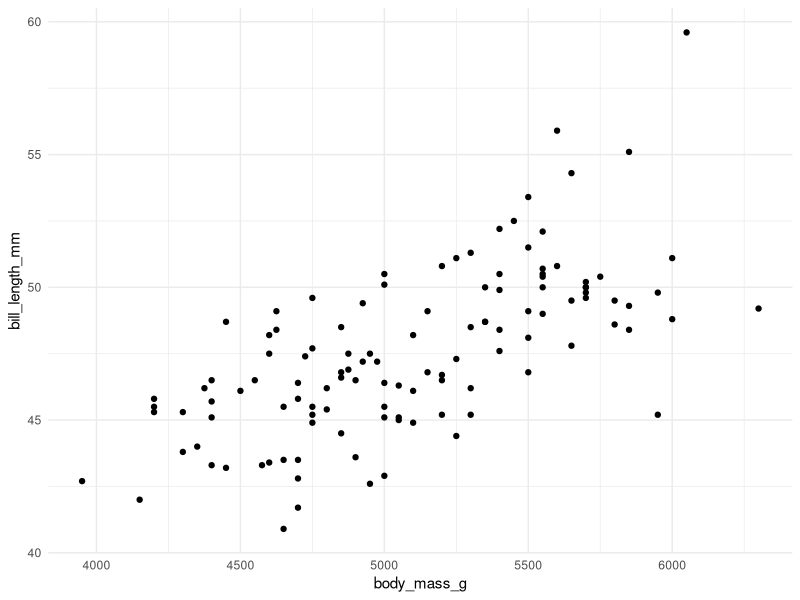
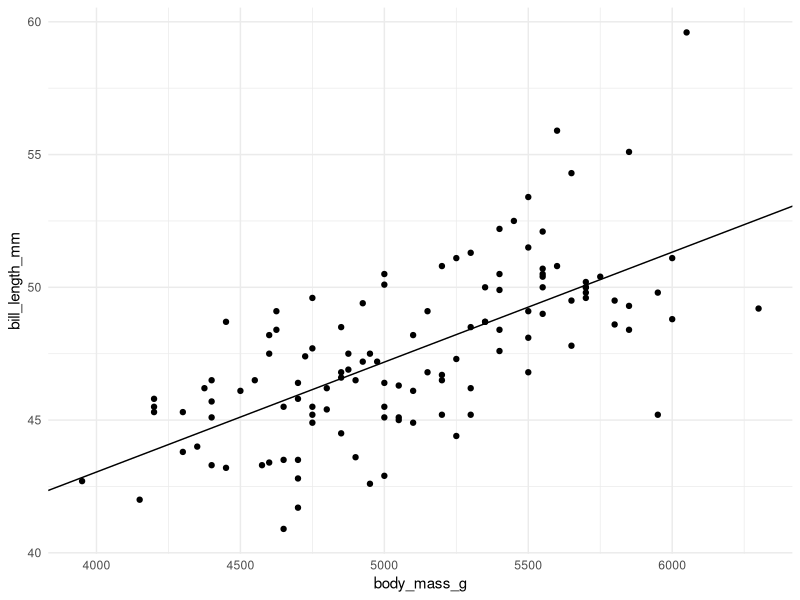
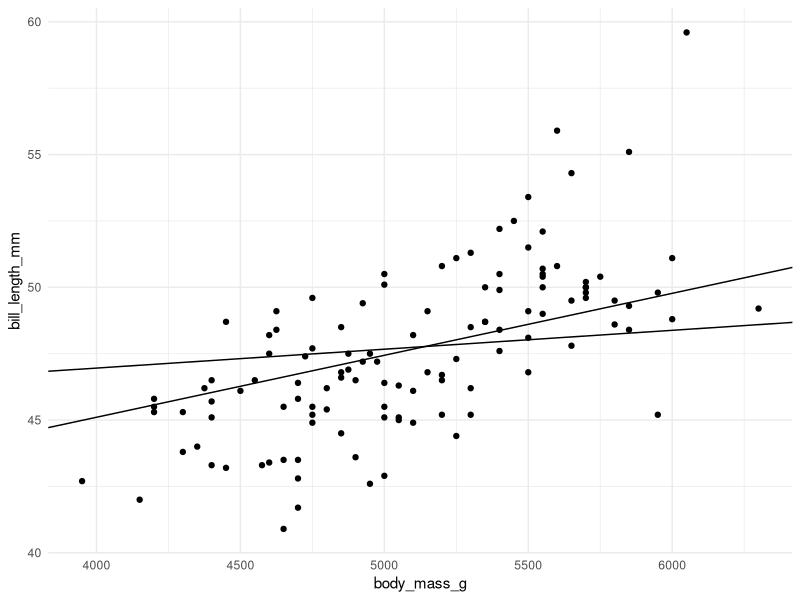
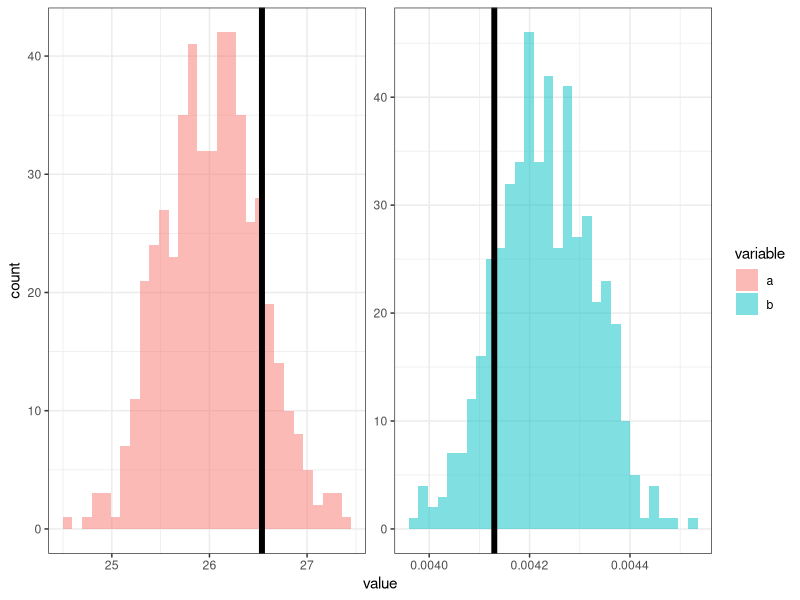
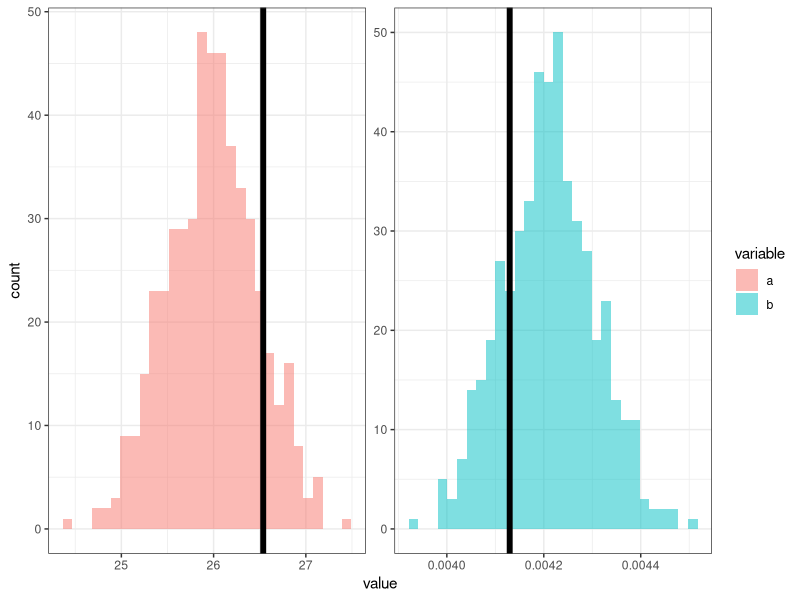
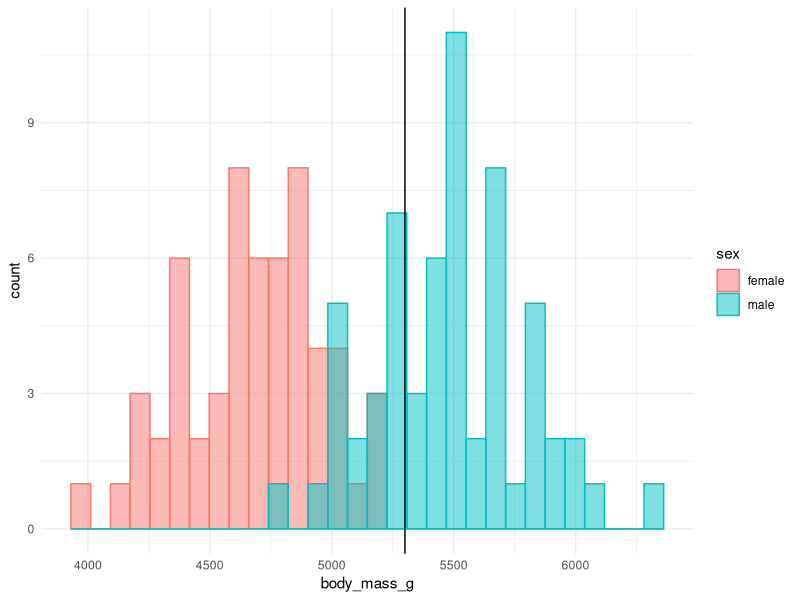
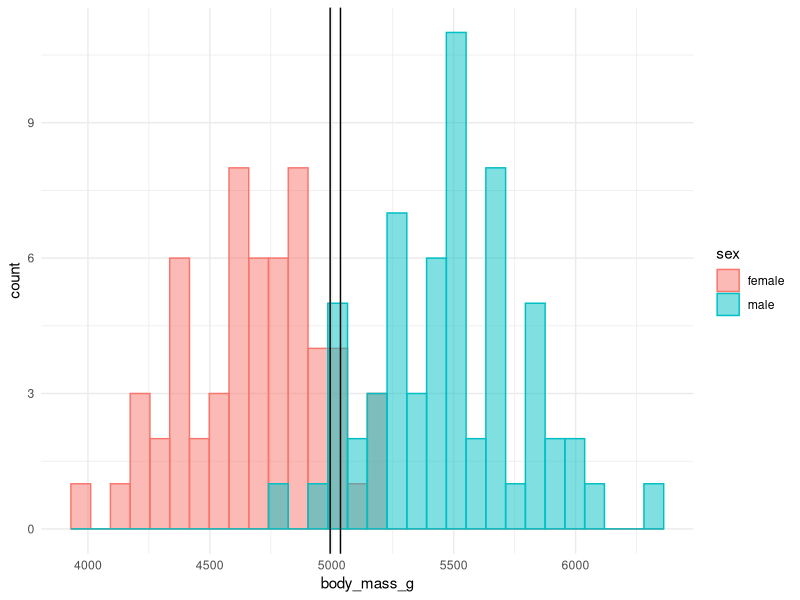
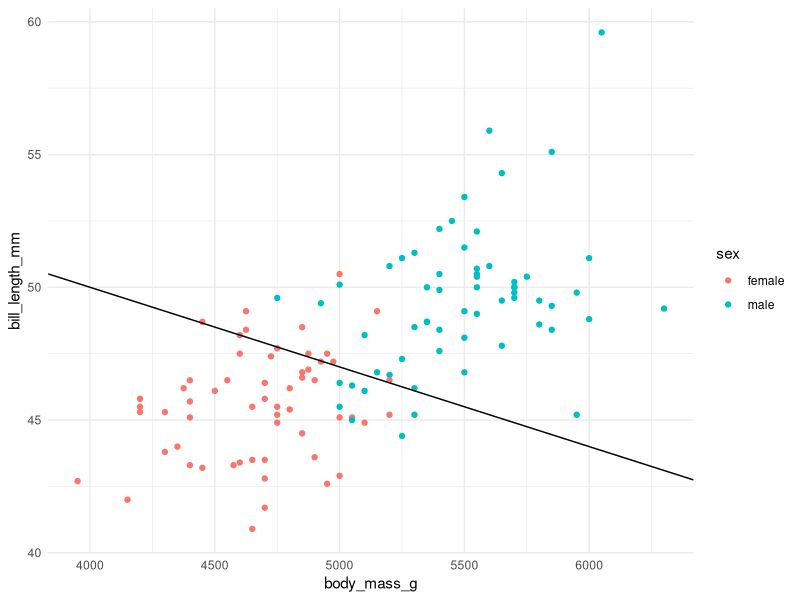

Recreate these plots in R, in order.
## ---- chunk 1
knitr::opts_chunk$set(echo = TRUE)
## ---- chunk 2
# variable que si es TRUE muestra los chunks con la solucion
# a los ejercicios.
include.sol = F
eval.sol = F
## ---- chunk 3
require(tidyverse)
require(palmerpenguins)

penguins %>% 
  filter(species == "Gentoo") %>% 
  drop_na() %>% 
  ggplot(mapping = aes(x=body_mass_g, y=bill_length_mm)) + 
  geom_point() +
  theme_minimal()

## ---- chunk 4

fun_modelo <- function(a, b, x){
  y <- a + b * x
  return(y)
}
## ---- chunk 5

fun_loss <- function (ypred, y){
  L <- sqrt( mean( (y - ypred)^2 ) )
  return(L)
}
## ---- chunk 6

# valores iniciales de a y b
a.ini <- 26
b.ini <- 0
a.rango.ini <- 1
b.rango.ini <- 1

# factor de reducción de la ventana de busqueda (definidas por defecto igualmente)
f.red <- 0.95
f.red.tol <- 1e-10

fun_optimizacion <- function(x, y, 
                             a.ini, b.ini, 
                             a.rango.ini, b.rango.ini, 
                             f.red = 0.95, f.red.tol = 1e-10){
  
  # valores iniciales
  a <- runif(1, min = a.ini-a.rango.ini/2, max = a.ini+a.rango.ini/2)
  b <- runif(1, min = b.ini-b.rango.ini/2, max = b.ini+b.rango.ini/2)
  
  # predicciones y loss
  ypred <- fun_modelo(a, b, x)
  L <- fun_loss(ypred, y)
  
  # busco parametros mejores
  f.red.actual <- 1
  while( f.red.actual > f.red.tol ){
    
    # genero nuevos parametros
    a.new <- runif(1, 
                   min = a-(a.rango.ini*f.red.actual)/2, 
                   max = a+(a.rango.ini*f.red.actual)/2)
    b.new <- runif(1, 
                   min = b-(b.rango.ini*f.red.actual)/2, 
                   max = b+(b.rango.ini*f.red.actual)/2)
    
    # predicciones y loss con el modelo m1 y nuevos params
    ypred <- fun_modelo(a.new, b.new, x)
    L.new <- fun_loss(ypred, y)
    
    if (L.new < L){
      # si el ajuste es mejor con los nuevos valores me
      # quedo con los nuevos
      L <- L.new
      a <- a.new
      b <- b.new
    }
    else{
      # si no lo es, me quedo con los "viejos" y busco en 
      # una región más pequeña.
      f.red.actual <- f.red.actual * f.red
    }
    
  }
  
  p.opt = data.frame(a, b)
  return(p.opt)
}
## ---- chunk 7
require(tidyverse)
require(palmerpenguins)

#---------- cargo las funciones

fun_modelo <- function(a, b, x){
  y <- a + b * x
  return(y)
}

fun_loss <- function (ypred, y){
  L <- sqrt( mean( (y - ypred)^2 ) )
  return(L)
}

fun_optimizacion <- function(x, y, 
                             a.ini, b.ini, 
                             a.rango.ini, b.rango.ini, 
                             f.red = 0.95, f.red.tol = 1e-10){
  
  # valores iniciales
  a <- runif(1, min = a.ini-a.rango.ini/2, max = a.ini+a.rango.ini/2)
  b <- runif(1, min = b.ini-b.rango.ini/2, max = b.ini+b.rango.ini/2)
  
  # predicciones y loss
  ypred <- fun_modelo(a, b, x)
  L <- fun_loss(ypred, y)
  
  # busco parametros mejores
  f.red.actual <- 1
  while( f.red.actual > f.red.tol ){
    
    # genero nuevos parametros
    a.new <- runif(1, 
                   min = a-(a.rango.ini*f.red.actual)/2, 
                   max = a+(a.rango.ini*f.red.actual)/2)
    b.new <- runif(1, 
                   min = b-(b.rango.ini*f.red.actual)/2, 
                   max = b+(b.rango.ini*f.red.actual)/2)
    
    # predicciones y loss con el modelo m1 y nuevos params
    ypred <- fun_modelo(a.new, b.new, x)
    L.new <- fun_loss(ypred, y)
    
    if (L.new < L){
      # si el ajuste es mejor con los nuevos valores me
      # quedo con los nuevos
      L <- L.new
      a <- a.new
      b <- b.new
    }
    else{
      # si no lo es, me quedo con los "viejos" y busco en 
      # una región más pequeña.
      f.red.actual <- f.red.actual * f.red
    }
    
  }
  
  p.opt = data.frame(a, b)
  return(p.opt)
}

#---------- cargo los datos
d <- penguins %>% filter(species == "Gentoo") %>% drop_na() 
x <- d$body_mass_g
y <- d$bill_length_mm


#---------- optimizaciion

# valores iniciales para la opt
a.ini <- 26
b.ini <- 0
a.rango.ini <- 1
b.rango.ini <- 1

p.opt <- fun_optimizacion(x, y, a.ini, b.ini, a.rango.ini, b.rango.ini)

# parametros optimos
print(p.opt)

penguins %>% 
  filter(species == "Gentoo") %>% 
  drop_na() %>% 
  ggplot(mapping = aes(x=body_mass_g, y=bill_length_mm)) + 
  geom_point() +
  geom_abline(intercept = p.opt$a, slope = p.opt$b) + 
  theme_minimal() 

## ---- chunk 8
require(tidyverse)
require(palmerpenguins)

#---------- cargo las funciones

fun_modelo <- function(a, b, x){
  y <- a + b * x
  return(y)
}

fun_loss <- function (ypred, y){
  L <- sqrt( mean( (y - ypred)^2 ) )
  return(L)
}

fun_optimizacion <- function(x, y, 
                             a.ini, b.ini, 
                             a.rango.ini, b.rango.ini, 
                             f.red = 0.99, f.red.tol = 1e-10){
  
  params.a <- {}
  params.b <- {}
  params.L <- {}
  
  # valores iniciales
  a <- runif(1, min = a.ini-a.rango.ini/2, max = a.ini+a.rango.ini/2)
  b <- runif(1, min = b.ini-b.rango.ini/2, max = b.ini+b.rango.ini/2)
  
  # predicciones y loss
  ypred <- fun_modelo(a, b, x)
  L <- fun_loss(ypred, y)

  params.a[1] <- a
  params.b[1] <- b
  params.L[1] <- L

  # busco parametros mejores
  f.red.actual <- 1
  k <- 2
  while( f.red.actual > f.red.tol ){
    
    # genero nuevos parametros
    a.new <- runif(1, 
                   min = a-(a.rango.ini*f.red.actual)/2, 
                   max = a+(a.rango.ini*f.red.actual)/2)
    b.new <- runif(1, 
                   min = b-(b.rango.ini*f.red.actual)/2, 
                   max = b+(b.rango.ini*f.red.actual)/2)
    
    # predicciones y loss con el modelo m1 y nuevos params
    ypred <- fun_modelo(a.new, b.new, x)
    L.new <- fun_loss(ypred, y)
    
    if (L.new < L){
      # si el ajuste es mejor con los nuevos valores me
      # quedo con los nuevos
      L <- L.new
      a <- a.new
      b <- b.new
    }
    else{
      # si no lo es, me quedo con los "viejos" y busco en 
      # una región más pequeña.
      f.red.actual <- f.red.actual * f.red
    }
   
    
  params.a[k] <- a
  params.b[k] <- b
  params.L[k] <- L
  
  k <- k + 1
  }
  
  out <- data.frame(params.a, params.b, params.L)
  return(out)
}

#---------- cargo los datos
d <- penguins %>% filter(species == "Gentoo") %>% drop_na() 
x <- d$body_mass_g
y <- d$bill_length_mm


#---------- optimizaciion

# caso 1
a.ini <- 1
b.ini <- 0
a.rango.ini <- 80
b.rango.ini <- 1
out1 <- fun_optimizacion(x, y, a.ini, b.ini, a.rango.ini, b.rango.ini)

# caso 2: no llega al mismo resultado. mínimo local?
a.ini <- 26
b.ini <- 0
a.rango.ini <- 80
b.rango.ini <- 1
out2 <- fun_optimizacion(x, y, a.ini, b.ini, a.rango.ini, b.rango.ini)


penguins %>% 
  filter(species == "Gentoo") %>% 
  drop_na() %>% 
  ggplot(mapping = aes(x=body_mass_g, y=bill_length_mm)) + 
  geom_point() +
  geom_abline(intercept = tail(out1$params.a,1), slope = tail(out1$params.b,1)) + 
  geom_abline(intercept = tail(out2$params.a,1), slope = tail(out2$params.b,1)) + 
  theme_minimal() 

## ---- chunk 9

#---------- solución puntos f y g
require(tidyverse)
require(palmerpenguins)

#---------- cargo las funciones

fun_modelo <- function(a, b, x){
  y <- a + b * x
  return(y)
}

fun_loss <- function (ypred, y){
  L <- sqrt( mean( (y - ypred)^2 ) )
  return(L)
}

fun_optimizacion <- function(x, y, 
                             a.ini, b.ini, 
                             a.rango.ini, b.rango.ini, 
                             f.red = 0.95, f.red.tol = 1e-10){
  
  # valores iniciales
  a <- runif(1, min = a.ini-a.rango.ini/2, max = a.ini+a.rango.ini/2)
  b <- runif(1, min = b.ini-b.rango.ini/2, max = b.ini+b.rango.ini/2)
  
  # predicciones y loss
  ypred <- fun_modelo(a, b, x)
  L <- fun_loss(ypred, y)
  
  # busco parametros mejores
  f.red.actual <- 1
  while( f.red.actual > f.red.tol ){
    
    # genero nuevos parametros
    a.new <- runif(1, 
                   min = a-(a.rango.ini*f.red.actual)/2, 
                   max = a+(a.rango.ini*f.red.actual)/2)
    b.new <- runif(1, 
                   min = b-(b.rango.ini*f.red.actual)/2, 
                   max = b+(b.rango.ini*f.red.actual)/2)
    
    # predicciones y loss con el modelo m1 y nuevos params
    ypred <- fun_modelo(a.new, b.new, x)
    L.new <- fun_loss(ypred, y)
    
    if (L.new < L){
      # si el ajuste es mejor con los nuevos valores me
      # quedo con los nuevos
      L <- L.new
      a <- a.new
      b <- b.new
    }
    else{
      # si no lo es, me quedo con los "viejos" y busco en 
      # una región más pequeña.
      f.red.actual <- f.red.actual * f.red
    }
    
  }
  
  p.opt = data.frame(a, b)
  return(p.opt)
}


#---------- cargo los datos
d <- penguins %>% filter(species == "Gentoo") %>% drop_na() 
x <- d$body_mass_g
y <- d$bill_length_mm


# valores iniciales para la opt
a.ini <- 26
b.ini <- 0
a.rango.ini <- 1
b.rango.ini <- 1

N = 500
p = data.frame(a = rep(NA, N), b = rep(NA, N))

for (i in 1:N){
  pp <- fun_optimizacion(x, y, a.ini, b.ini, a.rango.ini, b.rango.ini)
  p$a[i] <- pp$a
  p$b[i] <- pp$b
}


lm.coef = coef( lm(bill_length_mm ~ body_mass_g, data = d) )

p <- p %>% pivot_longer(cols = 1:2, names_to = "variable")

ggplot(data = p, mapping = aes(x = value, fill = variable)) + 
  geom_histogram(alpha=0.5) +
  facet_wrap(~variable, scales = "free") +
  geom_vline(data = filter(p, variable=="a"), aes(xintercept = lm.coef[1]), size = 2) + 
  geom_vline(data = filter(p, variable=="b"), aes(xintercept = lm.coef[2]), size = 2) +
  theme_bw() + 
  theme(
    strip.background = element_blank(),
    strip.text.x = element_blank()
  )

## ---- chunk 10
require(tidyverse)
require(palmerpenguins)

#---------- cargo las funciones

fun_modelo <- function(a, b, x){
  y <- a + b * x
  return(y)
}

fun_loss <- function (ypred, y){
  L <- log(mean( abs(y - ypred) ))
  return(L)
}

fun_optimizacion <- function(x, y, 
                             a.ini, b.ini, 
                             a.rango.ini, b.rango.ini, 
                             f.red = 0.95, f.red.tol = 1e-10){
  
  # valores iniciales
  a <- runif(1, min = a.ini-a.rango.ini/2, max = a.ini+a.rango.ini/2)
  b <- runif(1, min = b.ini-b.rango.ini/2, max = b.ini+b.rango.ini/2)
  
  # predicciones y loss
  ypred <- fun_modelo(a, b, x)
  L <- fun_loss(ypred, y)
  
  # busco parametros mejores
  f.red.actual <- 1
  while( f.red.actual > f.red.tol ){
    
    # genero nuevos parametros
    a.new <- runif(1, 
                   min = a-(a.rango.ini*f.red.actual)/2, 
                   max = a+(a.rango.ini*f.red.actual)/2)
    b.new <- runif(1, 
                   min = b-(b.rango.ini*f.red.actual)/2, 
                   max = b+(b.rango.ini*f.red.actual)/2)
    
    # predicciones y loss con el modelo m1 y nuevos params
    ypred <- fun_modelo(a.new, b.new, x)
    L.new <- fun_loss(ypred, y)
    
    if (L.new < L){
      # si el ajuste es mejor con los nuevos valores me
      # quedo con los nuevos
      L <- L.new
      a <- a.new
      b <- b.new
    }
    else{
      # si no lo es, me quedo con los "viejos" y busco en 
      # una región más pequeña.
      f.red.actual <- f.red.actual * f.red
    }
    
  }
  
  p.opt = data.frame(a, b)
  return(p.opt)
}

#---------- cargo los datos
d <- penguins %>% filter(species == "Gentoo") %>% drop_na() 
x <- d$body_mass_g
y <- d$bill_length_mm


#---------- optimizaciion

# valores iniciales para la opt
a.ini <- 26
b.ini <- 0
a.rango.ini <- 1
b.rango.ini <- 1

N = 500
p = data.frame(a = rep(NA, N), b = rep(NA, N))

for (i in 1:N){
  p[i,] <- fun_optimizacion(x, y, a.ini, b.ini, a.rango.ini, b.rango.ini)
}


lm.coef = coef( lm(bill_length_mm ~ body_mass_g, data = d) )

p <- p %>% pivot_longer(cols = 1:2, names_to = "variable")

ggplot(data = p, mapping = aes(x = value, fill = variable)) + 
  geom_histogram(alpha=0.5) +
  facet_wrap(~variable, scales = "free") +
  geom_vline(data = filter(p, variable=="a"), aes(xintercept = lm.coef[1]), size = 2) + 
  geom_vline(data = filter(p, variable=="b"), aes(xintercept = lm.coef[2]), size = 2) +
  theme_bw() + 
  theme(
    strip.background = element_blank(),
    strip.text.x = element_blank()
  )

## ---- chunk 11

require(tidyverse)
require(palmerpenguins)

penguins %>% 
  filter(species == "Gentoo") %>% 
  drop_na() %>% 
  ggplot(mapping = aes(x=body_mass_g, fill=sex, color=sex)) + 
  geom_histogram(position="identity", alpha=0.5) +
  geom_vline(xintercept = 5300) + 
  theme_minimal()


## ---- chunk 12

#---------- cargo las funciones

# representacion
fun_modelo <- function(p0, x){
  c <- ifelse(x>p0,"male","female")
  return(c)
}

# evalucacion
fun_loss <- function (cpred, c){
  L <- mean( c != cpred ) 
  return(L)
}

# optimizacion
fun_optimizacion <- function(x, c,
                             p0.ini,
                             p0.rango.ini,
                             f.red = 0.95, f.red.tol = 1e-20){
  
  # valor inicial
  p0 <- runif(1, min = p0.ini-p0.rango.ini/2, max = p0.ini+p0.rango.ini/2)
  
  # predicciones y loss
  cpred <- fun_modelo(p0, x)
  L <- fun_loss(cpred, c)
  
  # busco parametros mejores
  f.red.actual <- 1
  while( f.red.actual > f.red.tol ){
    
    # genero nuevos parametros
    p0.new <- runif(1, 
                    min = p0-(p0.rango.ini*f.red.actual)/2, 
                    max = p0+(p0.rango.ini*f.red.actual)/2)
    
    # predicciones y loss con el modelo m1 y nuevos params
    cpred <- fun_modelo(p0.new, x)
    L.new <- fun_loss(cpred, c)
    
    if (L.new < L){
      # si el ajuste es mejor con los nuevos valores me
      # quedo con los nuevos
      L  <- L.new
      p0 <- p0.new
    }
    else{
      # si no lo es, me quedo con los "viejos" y busco en 
      # una región más pequeña.
      f.red.actual <- f.red.actual * f.red
    }
    
    
  }
  
  return(p0)
}

#---------- cargo los datos
d <- penguins %>% filter(species == "Gentoo") %>% drop_na() 
x <- d$body_mass_g
c <- d$sex


#---------- optimizacion

# valores iniciales para la opt
p0.ini <- 4500
p0.rango.ini <- 1000

p0.opt <- rep(NA,100)
for (i in 1:100){
  p0.opt[i] <- fun_optimizacion(x, c, p0.ini, p0.rango.ini)
}

penguins %>% 
  filter(species == "Gentoo") %>% 
  drop_na() %>% 
  ggplot(mapping = aes(x=body_mass_g, fill=sex, color=sex)) + 
  geom_histogram(position="identity", alpha=0.5) +
  geom_vline(xintercept = summary(p0.opt)[2]) + 
  geom_vline(xintercept = summary(p0.opt)[5]) + 
  theme_minimal()

# error con el criterio optimo
fun_loss(cpred = fun_modelo(median(p0.opt), d$body_mass_g), c = d$sex)

## ---- chunk 13
require(tidyverse)
require(palmerpenguins)

penguins %>% 
  filter(species == "Gentoo") %>% 
  drop_na() %>% 
  ggplot(mapping = aes(x=body_mass_g, y=bill_length_mm, color=sex)) + 
  geom_point() +
  geom_abline(intercept = 62, slope = -0.003) +
  theme_minimal()
## ---- chunk 14

#---------- cargo las funciones

# representacion
fun_modelo <- function(a, b, x, y){
  cpred <- ifelse( y > (a + b * x), "male", "female")
  return(cpred)
}

# evalucacion
fun_loss <- function (cpred, c){
  L <- mean( c != cpred ) 
  return(L)
}

# optimizacion de a y b
fun_optimizacion <- function(x, y, c,
                             a.ini, b.ini,
                             a.rango.ini, b.rango.ini,
                             f.red = 0.99, f.red.tol = 1e-20){
  
  # valor inicial
  a <- runif(1, min = a.ini-a.rango.ini/2, max = a.ini+a.rango.ini/2)
  b <- runif(1, min = b.ini-b.rango.ini/2, max = b.ini+b.rango.ini/2)
  
  # predicciones y loss
  cpred <- fun_modelo(a, b, x, y)
  L <- fun_loss(cpred, c)
  
  # busco parametros mejores
  f.red.actual <- 1
  while( f.red.actual > f.red.tol ){
    
    # genero nuevos parametros
    a.new <- runif(1, 
                   min = a-(a.rango.ini*f.red.actual)/2, 
                   max = a+(a.rango.ini*f.red.actual)/2)
    
    b.new <- runif(1, 
                   min = b-(b.rango.ini*f.red.actual)/2, 
                   max = b+(b.rango.ini*f.red.actual)/2)
    
    # predicciones y loss con el modelo m1 y nuevos params
    cpred <- fun_modelo(a, b, x, y)
    L.new <- fun_loss(cpred, c)
    
    if (L.new < L){
      # si el ajuste es mejor con los nuevos valores me
      # quedo con los nuevos
      L <- L.new
      a <- a.new
      b <- b.new
    }
    else{
      # si no lo es, me quedo con los "viejos" y busco en 
      # una región más pequeña.
      f.red.actual <- f.red.actual * f.red
    }
    
    
  }
  
  return(c(a,b))
}

#---------- cargo los datos
d <- penguins %>% 
  filter(species == "Gentoo") %>% 
  drop_na() %>% 
  mutate(x = (body_mass_g - mean(body_mass_g)) / sd(body_mass_g),
         y = (bill_length_mm - mean(bill_length_mm)) / sd(bill_length_mm)) 

#---------- optimizacion

# valores iniciales para la opt
a.ini <- 0
a.rango.ini <- 20
b.ini <- -2
b.rango.ini <- 20

p.opt <- data.frame(a = rep(NA,100), b = rep(NA,100))
for (i in 1:100){
  p.opt[i,] <- fun_optimizacion(d$x, d$y, d$sex, a.ini, b.ini, a.rango.ini, b.rango.ini)
}


penguins %>% 
  filter(species == "Gentoo") %>% 
  drop_na() %>% 
  ggplot(data = d, mapping = aes(x, y, color=sex)) + 
  geom_point() +
  geom_abline(intercept = median(p.opt$a), slope = median(p.opt$b), colour = "violet") +
  geom_abline(intercept = median(p.opt$a), slope = -60) +
  theme_minimal()


# error con el criterio optimo
fun_loss(cpred = fun_modelo(median(p.opt$a), median(p.opt$b), d$x, d$y), c = d$sex)

# error usando otras rectas más verticales... parece bajar
fun_loss(cpred = fun_modelo(median(p.opt$a), -40, d$x, d$y), c = d$sex)
fun_loss(cpred = fun_modelo(-10, -60, d$x, d$y), c = d$sex)


# pruebo con otra funcion de optimizacion - grilla
# 
# a.min = -10
# a.max = +10
# b.min = -10
# b.max = +10
# 
# fun_optimizacion2(d$x, d$y, d$sex, a.ini, b.min, a.max, b.max)
# 
# fun_optimizacion2 <- function(x, y, c,
#                              a.min, b.min,
#                              a.max, b.max){
#   
#   a <- seq(a.min,a.max,length.out=500)
#   b <- seq(b.min,b.max,length.out=500)
#   L <- matrix(nrow = 500, ncol = 500)
#   for (i in 1:500){
#     for (j in 1:500){
#       
#       cpred <- fun_modelo(a[i], b[j], x, y)
#       L[i,j] <- fun_loss(cpred, c)
#       
#     }
#   }
#   
#   # falta corregir el output de esta función:
#   return(c(min(L), which(L==min(L), arr.ind = T)))
# }
